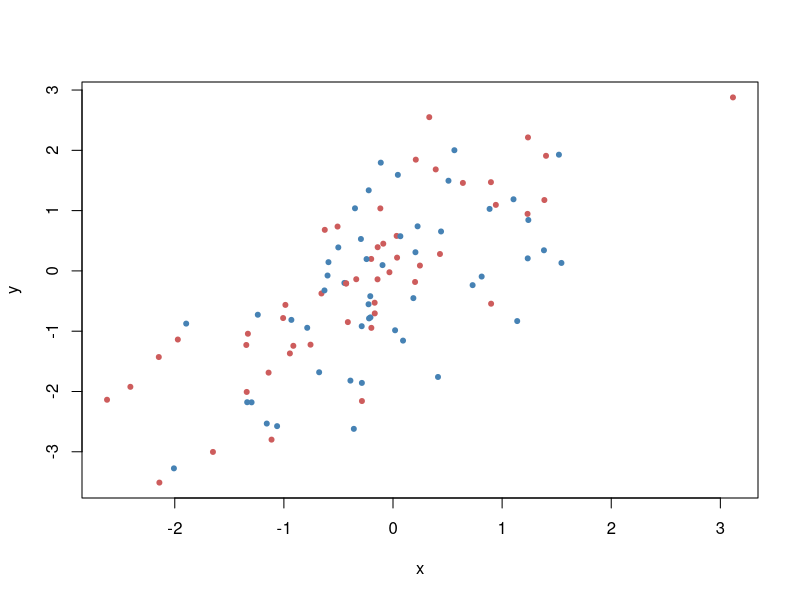

R code for this plot: (Note: this script raises an error after producing the figure.)
# The SciencesPo demo
# Press <Enter> to advance through the demo,
# Ctrl-C (Linux) or Esc (Windows and Mac) to exit
par(ask=TRUE)
x <- rnorm(100)
y <- x + rnorm(100)
plot(x, y, col=c("steelblue", "indianred"), pch=20)
legendPlotMinimalist("topright", legend=c("Foo", "Bar"), pch=20,
                     col=c("steelblue", "indianred"),
                     horiz=TRUE, bty='n', cex=0.8)


pause()
# Example: 2014 Brazilian election for the lower house. Results from Ceara state:
votes <- c(490205, 1151547, 2449440, 48274, 54403, 173151)
#' # Coalitions leading by the following parties:
parties <- c("DEM","PMDB","PRB","PSB", "PSTU","PTC")
n.seats <-19
dHondt(parties, votes, seats=n.seats)


pause()
# Political Diversity
US2004p <- c(Democratic=0.481, Republican=0.509, Independent=0.0038, Libertarian=0.0032, Constitution=0.0012, Green=0.00096, Others=0.00084)
## concentration indexes
politicalDiversity(US2004p, index= "herfindahl")

pause()
gini.simpson(US2004p)

pause()
politicalDiversity(US2004p, index= "shannon")


pause()
# The Effective Number of Parties
politicalDiversity(US2004p, index= "laakso/taagepera")

pause()

# 2010 Brazilian election outcome (votes):
BR2010v = c(PT=13813587, PMDB=11692384, PSDB=9421347, DEM=6932420, PR=7050274, PP=5987670, PSB=6553345,PDT=4478736, PTB=3808646, PSC=2981714,PV=2886633, PCdoB=2545279, PPS=2376475, PRB=1659973, PMN=1026220,PTdoB=605768, PSOL=968475, PHS=719611, PRTB=283047, PRP=232530, PSL=457490, PTC=563145)

politicalDiversity(BR2010v, index= "laakso/taagepera")


pause()
# 2010 Brazilian election outcome (seats):
BR2010s = c(PT=88, PMDB=79, PSDB=53, DEM=43, PR=41, PP=41, PSB=34,PDT=28, PTB=21, PSC=17,PV=15, PCdoB=15, PPS=12, PRB=8, PMN=4,PTdoB=3, PSOL=3, PHS=2, PRTB=2, PRP=2, PSL=1, PTC=1)

politicalDiversity(BR2010s, index= "laakso/taagepera")

# Using the Golosov index:
politicalDiversity(BR2010s, index= "golosov")

#' # 2010 Election outcome as proportion of seats

pause()

# 2014 Brazilian election outcome (seats):
BR2014s = c(70, 66, 55, 37, 38, 34, 34, 26, 22, 20, 19, 15, 12, 11, 10, 9, 8, 5, 4, 3, 3, 3, 2, 2, 2, 1, 1, 1)

politicalDiversity(BR2010s, index= "laakso/taagepera")


pause()
# Tests of Normality

# Anscombe-Glynn:
set.seed(1234)
x = rnorm(1000)
kurtosis(x)
skewness(x)
anscombe.glynn(x)

# D'Agostino
kurtosis(x)
skewness(x)
agostino(x)

# Bonett-Seier
kurtosis(x)
skewness(x)
bonett.seier(x)

# Geary
kurtosis(x)
skewness(x)
geary(x)

# Jarque-Bera
kurtosis(x)
skewness(x)
jarque.bera(x)

